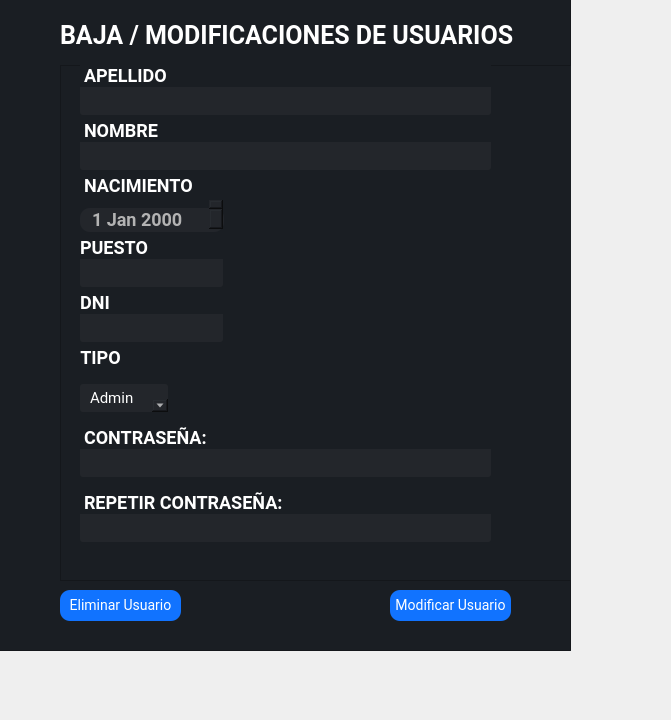
<?xml version="1.0" encoding="UTF-8"?>
<ui version="4.0">
 <class>MainWindow</class>
 <widget class="QMainWindow" name="MainWindow">
  <property name="geometry">
   <rect>
    <x>0</x>
    <y>0</y>
    <width>671</width>
    <height>720</height>
   </rect>
  </property>
  <property name="windowTitle">
   <string>MainWindow</string>
  </property>
  <widget class="QWidget" name="centralwidget">
   <widget class="QFrame" name="frame">
    <property name="geometry">
     <rect>
      <x>-20</x>
      <y>-20</y>
      <width>591</width>
      <height>671</height>
     </rect>
    </property>
    <property name="styleSheet">
     <string notr="true"> background-color: #1a1e23;
</string>
    </property>
    <property name="frameShape">
     <enum>QFrame::StyledPanel</enum>
    </property>
    <property name="frameShadow">
     <enum>QFrame::Raised</enum>
    </property>
    <widget class="QFrame" name="frame_3">
     <property name="geometry">
      <rect>
       <x>80</x>
       <y>80</y>
       <width>521</width>
       <height>521</height>
      </rect>
     </property>
     <property name="styleSheet">
      <string notr="true">font-family: Roboto;
font-weight: bold;
font-size: 18px;
color: #fff;
margin-top:5px</string>
     </property>
     <property name="frameShape">
      <enum>QFrame::StyledPanel</enum>
     </property>
     <property name="frameShadow">
      <enum>QFrame::Raised</enum>
     </property>
     <widget class="QWidget" name="formLayoutWidget">
      <property name="geometry">
       <rect>
        <x>20</x>
        <y>0</y>
        <width>411</width>
        <height>511</height>
       </rect>
      </property>
      <layout class="QFormLayout" name="formLayout">
       <property name="horizontalSpacing">
        <number>0</number>
       </property>
       <property name="verticalSpacing">
        <number>0</number>
       </property>
       <item row="0" column="0">
        <widget class="QLabel" name="label_2">
         <property name="styleSheet">
          <string notr="true">font-family: Roboto;
font-weight: bold;
font-size: 18px;
color: #fff;
margin-top:5px</string>
         </property>
         <property name="text">
          <string>APELLIDO</string>
         </property>
        </widget>
       </item>
       <item row="1" column="0" colspan="2">
        <widget class="QLineEdit" name="apellido_input">
         <property name="minimumSize">
          <size>
           <width>0</width>
           <height>28</height>
          </size>
         </property>
         <property name="styleSheet">
          <string notr="true">QLineEdit{
background-color: #23262b;
border-radius: 3px;
padding: 4 10px;
color: #fff;
font-family:Roboto;
margin-top: -3px;
border: none;
font-size:15px;
font-weight: 400;

}


QLineEdit:focus{
}</string>
         </property>
         <property name="placeholderText">
          <string/>
         </property>
        </widget>
       </item>
       <item row="2" column="0">
        <widget class="QLabel" name="label_3">
         <property name="styleSheet">
          <string notr="true">font-family: Roboto;
font-weight: bold;
font-size: 18px;
color: #fff;
margin-top:5px</string>
         </property>
         <property name="text">
          <string>NOMBRE</string>
         </property>
        </widget>
       </item>
       <item row="4" column="0" colspan="2">
        <widget class="QLineEdit" name="apellido_input_2">
         <property name="minimumSize">
          <size>
           <width>0</width>
           <height>28</height>
          </size>
         </property>
         <property name="styleSheet">
          <string notr="true">QLineEdit{
background-color: #23262b;
border-radius: 3px;
padding: 4 10px;
color: #fff;
font-family:Roboto;
margin-top: -3px;
border: none;
font-size:15px;
font-weight: 400;

}


QLineEdit:focus{
}</string>
         </property>
         <property name="placeholderText">
          <string/>
         </property>
        </widget>
       </item>
       <item row="5" column="0">
        <widget class="QLabel" name="label_4">
         <property name="styleSheet">
          <string notr="true">font-family: Roboto;
font-weight: bold;
font-size: 18px;
color: #fff;
margin-top:5px</string>
         </property>
         <property name="text">
          <string>NACIMIENTO</string>
         </property>
        </widget>
       </item>
       <item row="6" column="0">
        <widget class="QDateEdit" name="nac_date">
         <property name="sizePolicy">
          <sizepolicy hsizetype="Minimum" vsizetype="Preferred">
           <horstretch>0</horstretch>
           <verstretch>0</verstretch>
          </sizepolicy>
         </property>
         <property name="styleSheet">
          <string notr="true">background-color: #23262b;
border-radius: 10px;
padding:0 10px;
color: #b3b3b3;
font-family:Roboto;
margin-top: 11px;</string>
         </property>
        </widget>
       </item>
       <item row="7" column="0">
        <widget class="QLabel" name="label_5">
         <property name="styleSheet">
          <string notr="true">font-family: Roboto;
font-weight: bold;
font-size: 18px;
color: #fff;
margin-top:5px</string>
         </property>
         <property name="text">
          <string>PUESTO</string>
         </property>
         <property name="alignment">
          <set>Qt::AlignCenter</set>
         </property>
        </widget>
       </item>
       <item row="8" column="0">
        <widget class="QLineEdit" name="apellido_input_4">
         <property name="sizePolicy">
          <sizepolicy hsizetype="Fixed" vsizetype="Fixed">
           <horstretch>0</horstretch>
           <verstretch>0</verstretch>
          </sizepolicy>
         </property>
         <property name="minimumSize">
          <size>
           <width>29</width>
           <height>28</height>
          </size>
         </property>
         <property name="styleSheet">
          <string notr="true">QLineEdit{
background-color: #23262b;
border-radius: 3px;
padding: 4 10px;
color: #fff;
font-family:Roboto;
margin-top: -3px;
border: none;
font-size:15px;
font-weight: 400;

}


QLineEdit:focus{
}</string>
         </property>
         <property name="placeholderText">
          <string/>
         </property>
        </widget>
       </item>
       <item row="9" column="0">
        <widget class="QLabel" name="label_6">
         <property name="styleSheet">
          <string notr="true">font-family: Roboto;
font-weight: bold;
font-size: 18px;
color: #fff;
margin-top:5px</string>
         </property>
         <property name="text">
          <string>DNI</string>
         </property>
         <property name="alignment">
          <set>Qt::AlignCenter</set>
         </property>
        </widget>
       </item>
       <item row="10" column="0">
        <widget class="QLineEdit" name="apellido_input_5">
         <property name="sizePolicy">
          <sizepolicy hsizetype="Fixed" vsizetype="Fixed">
           <horstretch>0</horstretch>
           <verstretch>0</verstretch>
          </sizepolicy>
         </property>
         <property name="minimumSize">
          <size>
           <width>29</width>
           <height>28</height>
          </size>
         </property>
         <property name="styleSheet">
          <string notr="true">QLineEdit{
background-color: #23262b;
border-radius: 3px;
padding: 4 10px;
color: #fff;
font-family:Roboto;
margin-top: -3px;
border: none;
font-size:15px;
font-weight: 400;

}


QLineEdit:focus{
}</string>
         </property>
         <property name="placeholderText">
          <string/>
         </property>
        </widget>
       </item>
       <item row="11" column="0">
        <widget class="QLabel" name="label_7">
         <property name="styleSheet">
          <string notr="true">font-family: Roboto;
font-weight: bold;
font-size: 18px;
color: #fff;
margin-top:5px</string>
         </property>
         <property name="text">
          <string>TIPO</string>
         </property>
         <property name="alignment">
          <set>Qt::AlignCenter</set>
         </property>
        </widget>
       </item>
       <item row="12" column="0">
        <widget class="QComboBox" name="tipo_cb">
         <property name="styleSheet">
          <string notr="true">
background-color: #23262b;
border-radius: 3px;
padding: 4 10px;
color: #fff;
font-family:Roboto;
margin-top: 3px;
border: none;
font-size:15px;
font-weight: 400;
margin-top:15px


</string>
         </property>
         <property name="currentText">
          <string>Admin</string>
         </property>
         <property name="currentIndex">
          <number>0</number>
         </property>
         <property name="maxVisibleItems">
          <number>2</number>
         </property>
         <property name="insertPolicy">
          <enum>QComboBox::InsertAfterCurrent</enum>
         </property>
         <property name="duplicatesEnabled">
          <bool>false</bool>
         </property>
         <property name="frame">
          <bool>true</bool>
         </property>
         <item>
          <property name="text">
           <string>Admin</string>
          </property>
         </item>
         <item>
          <property name="text">
           <string>Usuario</string>
          </property>
         </item>
         <item>
          <property name="text">
           <string/>
          </property>
         </item>
        </widget>
       </item>
       <item row="13" column="0">
        <widget class="QLabel" name="label_8">
         <property name="styleSheet">
          <string notr="true">font-family: Roboto;
font-weight: bold;
font-size: 18px;
color: #fff;
margin-top:15px</string>
         </property>
         <property name="text">
          <string>CONTRASEÑA:</string>
         </property>
        </widget>
       </item>
       <item row="14" column="0" colspan="2">
        <widget class="QLineEdit" name="apellido_input_3">
         <property name="minimumSize">
          <size>
           <width>0</width>
           <height>28</height>
          </size>
         </property>
         <property name="styleSheet">
          <string notr="true">QLineEdit{
background-color: #23262b;
border-radius: 3px;
padding: 4 10px;
color: #fff;
font-family:Roboto;
margin-top: -3px;
border: none;
font-size:15px;
font-weight: 400;

}


QLineEdit:focus{
}</string>
         </property>
         <property name="placeholderText">
          <string/>
         </property>
        </widget>
       </item>
       <item row="15" column="0">
        <widget class="QLabel" name="label_9">
         <property name="styleSheet">
          <string notr="true">font-family: Roboto;
font-weight: bold;
font-size: 18px;
color: #fff;
margin-top:15px</string>
         </property>
         <property name="text">
          <string>REPETIR CONTRASEÑA:</string>
         </property>
        </widget>
       </item>
       <item row="16" column="0" colspan="2">
        <widget class="QLineEdit" name="apellido_input_6">
         <property name="minimumSize">
          <size>
           <width>0</width>
           <height>28</height>
          </size>
         </property>
         <property name="styleSheet">
          <string notr="true">QLineEdit{
background-color: #23262b;
border-radius: 3px;
padding: 4 10px;
color: #fff;
font-family:Roboto;
margin-top: -3px;
border: none;
font-size:15px;
font-weight: 400;

}


QLineEdit:focus{
}</string>
         </property>
         <property name="placeholderText">
          <string/>
         </property>
        </widget>
       </item>
      </layout>
     </widget>
    </widget>
    <widget class="QLabel" name="label">
     <property name="geometry">
      <rect>
       <x>80</x>
       <y>10</y>
       <width>481</width>
       <height>91</height>
      </rect>
     </property>
     <property name="font">
      <font>
       <family>Roboto</family>
       <pointsize>-1</pointsize>
       <weight>75</weight>
       <bold>true</bold>
      </font>
     </property>
     <property name="styleSheet">
      <string notr="true">font-family: Roboto;
font-weight: bold;
font-size: 25px;
color: #fff;
background:none;</string>
     </property>
     <property name="text">
      <string>BAJA / MODIFICACIONES DE USUARIOS</string>
     </property>
    </widget>
    <widget class="QPushButton" name="pushButton">
     <property name="geometry">
      <rect>
       <x>410</x>
       <y>610</y>
       <width>121</width>
       <height>31</height>
      </rect>
     </property>
     <property name="font">
      <font>
       <family>Roboto</family>
       <pointsize>-1</pointsize>
      </font>
     </property>
     <property name="cursor">
      <cursorShape>PointingHandCursor</cursorShape>
     </property>
     <property name="styleSheet">
      <string notr="true">QPushButton{
background-color: #1173ff;
color: #fff;
border-radius:10px;
font-family:Roboto;
font-size: 14px

}
QPushButton:hover{
background-color: #45a9f0;
}</string>
     </property>
     <property name="text">
      <string>Modificar Usuario</string>
     </property>
    </widget>
    <widget class="QPushButton" name="pushButton_2">
     <property name="geometry">
      <rect>
       <x>80</x>
       <y>610</y>
       <width>121</width>
       <height>31</height>
      </rect>
     </property>
     <property name="font">
      <font>
       <family>Roboto</family>
       <pointsize>-1</pointsize>
      </font>
     </property>
     <property name="cursor">
      <cursorShape>PointingHandCursor</cursorShape>
     </property>
     <property name="styleSheet">
      <string notr="true">QPushButton{
background-color: #1173ff;
color: #fff;
border-radius:10px;
font-family:Roboto;
font-size: 14px

}
QPushButton:hover{
background-color: #45a9f0;
}</string>
     </property>
     <property name="text">
      <string>Eliminar Usuario</string>
     </property>
    </widget>
   </widget>
  </widget>
 </widget>
 <resources/>
 <connections/>
</ui>
